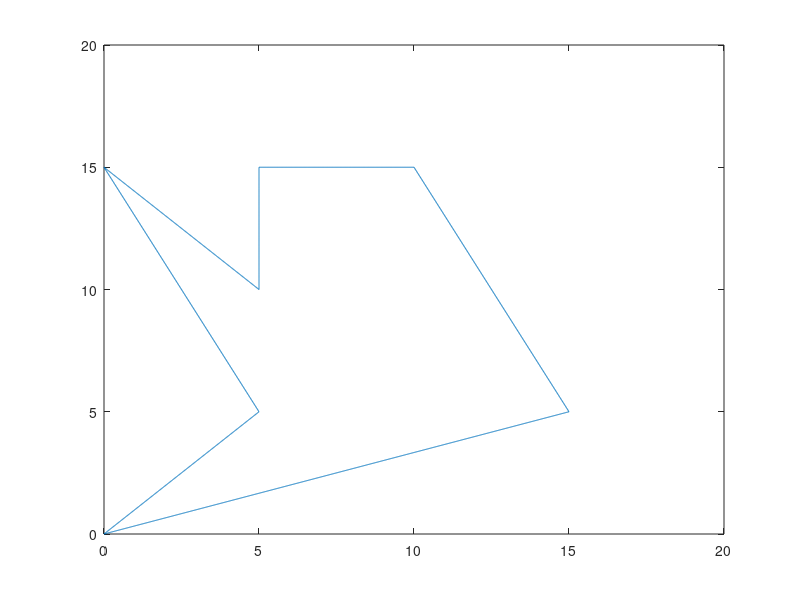

Write the MATLAB code that produced this figure.
clear all;close all;clc
dt =0.001;
ti = 0;
tf = 2;
t = ti:dt:tf;
t = t';
nt =length(t);

%% Figura a maquinar
dt = 0.01;
%Tramo A
velx = 1;
X = [0 15]
Y = [0 5]
t = (abs(X(2)-X(1)))/velx;
N = t/dt;
rx = linspace(X(1),X(2),N);
ry = linspace(Y(1),Y(2),N);
r1x = rx';
r1y = ry';

%Tramo B
velx = 1;
X = [15 10]
Y = [5 15]
t = (abs(X(2)-X(1)))/velx;
N = t/dt;
rx = linspace(X(1),X(2),N);
ry = linspace(Y(1),Y(2),N);
r2x = rx';
r2y = ry';

%Tramo C
velx = 1;
X = [10 5]
Y = [15 15]
t = (abs(X(2)-X(1)))/velx;
N = t/dt;
rx = linspace(X(1),X(2),N);
ry = linspace(Y(1),Y(2),N);
r3x = rx';
r3y = ry';

%Tramo D
vely = 1;
X = [5 5]
Y = [15 10]
t = (abs(Y(2)-Y(1)))/vely;
N = t/dt;
rx = linspace(X(1),X(2),N);
ry = linspace(Y(1),Y(2),N);
r4x = rx';
r4y = ry';

%Tramo E
velx = 1;
X = [5 0]
Y = [10 15]
t = (abs(X(2)-X(1)))/velx;
N = t/dt;
rx = linspace(X(1),X(2),N);
ry = linspace(Y(1),Y(2),N);
r5x = rx';
r5y = ry';

%Tramo F
velx = 1;
X = [0 5]
Y = [15 5]
t = (abs(X(2)-X(1)))/velx;
N = t/dt;
rx = linspace(X(1),X(2),N);
ry = linspace(Y(1),Y(2),N);
r6x = rx';
r6y = ry';

%Tramo G
velx = 1;
X = [0 5]
Y = [15 5]
t = (abs(X(2)-X(1)))/velx;
N = t/dt;
rx = linspace(X(1),X(2),N);
ry = linspace(Y(1),Y(2),N);
r7x = rx';
r7y = ry';

%Tramo H
velx = 1;
X = [5 0]
Y = [5 0]
t = (abs(X(2)-X(1)))/velx;
N = t/dt;
rx = linspace(X(1),X(2),N);
ry = linspace(Y(1),Y(2),N);
r7x = rx';
r7y = ry';

XX = [r1x;r2x;r3x;r4x;r5x;r6x;r7x];
YY = [r1y;r2y;r3y;r4y;r5y;r6y;r7y];

tiempo = length(XX)*dt
plot(XX,YY)

